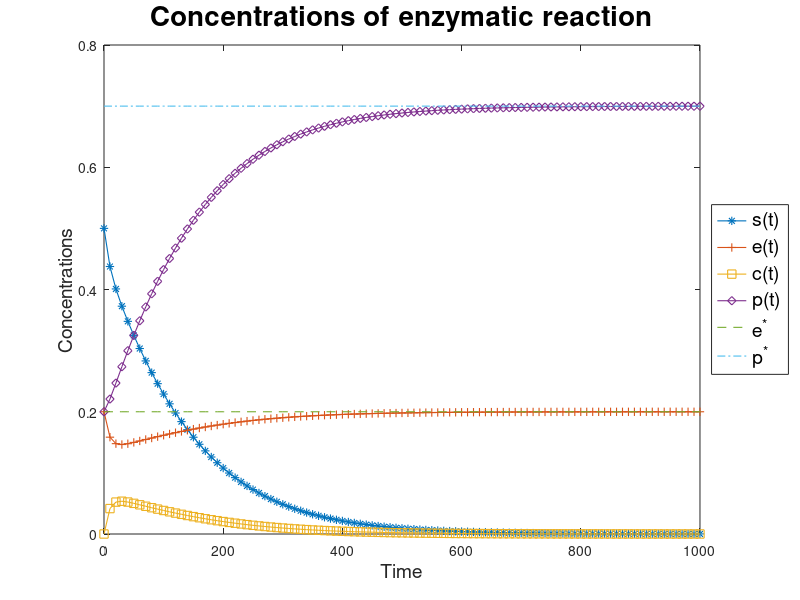
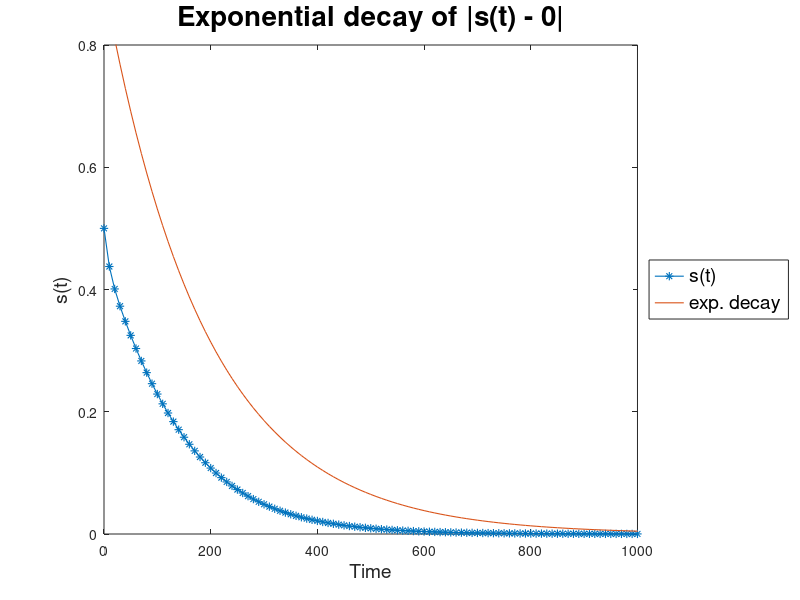
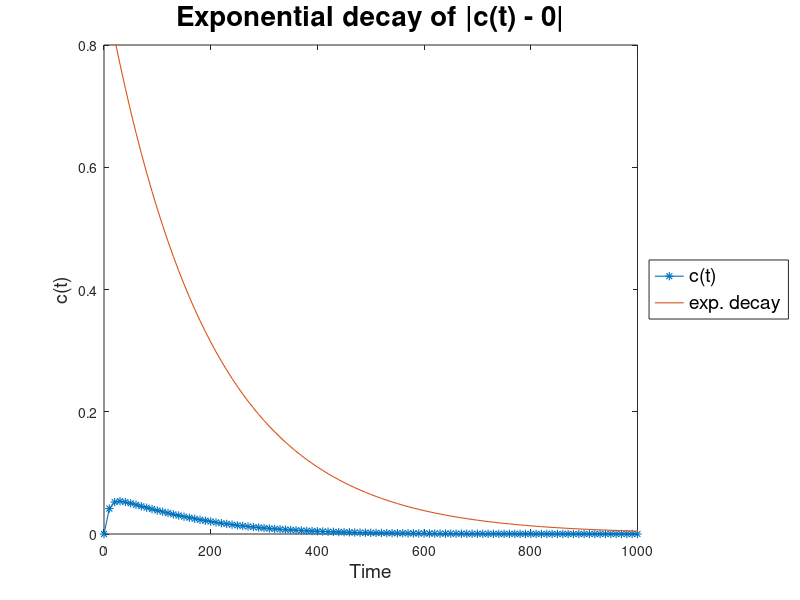
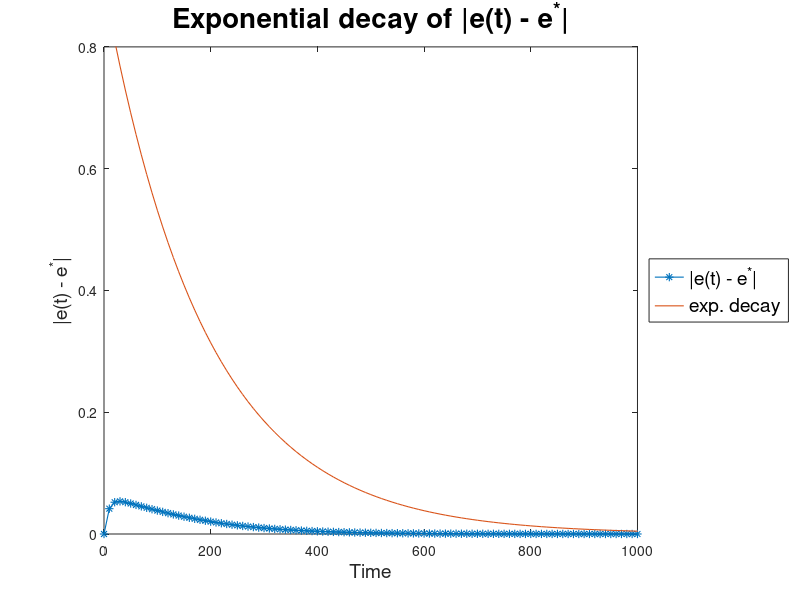

Recreate these plots in MATLAB, in order.
% Step 1: Introduction of Problem Parameters and Initial Conditions

k_01 = 0.15; %0.15;
k_02 = 0.10; %0.10;
k_03 = 0.05; %0.05;

s_0  = 0.5;
e_0  = 0.2;
c_0  = 0.0;
p_0  = 0.2;

% Step 2: Initialization of Time Grid and Solution Components

T    = 10000;
h    = 10;
t    = (0:h:T)';

s    = zeros(length(t),1);
e    = zeros(length(t),1);
c    = zeros(length(t),1);
p    = zeros(length(t),1);

s(1) = s_0;
e(1) = e_0;
c(1) = c_0;
p(1) = p_0;

% Step 3: Explicit Reformulation of Implicit Eulerian Time-Stepping Method

for j = 1:1:(length(t)-1)
   h      = t(j+1) - t(j);
   D      = (1/(h*k_01)) + ((k_02+k_03)/(k_01)) + (e(1)+c(1)-s(j)-c(j)) + h*k_03*(e(1)+c(1));
   F      = -((1/(h*k_01)) + ((k_02+k_03)/(k_01)))*s(j) - (k_02/k_01)*c(j);
   s(j+1) = -F/((D/2) + sqrt((D/2)^2-F));
   c(j+1) = (c(j)+h*k_01*(e(1)+c(1))*s(j+1))/(1+h*k_01*s(j+1)+h*(k_02+k_03));
   e(j+1) = e(1)+c(1)-c(j+1);
   p(j+1) = s(1)+c(1)+p(1)-s(j+1)-c(j+1);
endfor

% Step 4: Calculation of largest eigenvalue of system matrix

lambda = -k_01*k_03*(e_0+c_0)/(k_01*(e_0+c_0)+k_01*(s_0+c_0+p_0)+(k_02+k_03));

% Step 5: Calculation of limit (c/c+s) =: B for t to infinity

A = - ((k_02+k_03-k_01*(e_0+c_0))/(2*k_02)) + sqrt(((k_02+k_03-k_01*(e_0+c_0))/(2*k_02))^2+((k_01*(e_0+c_0))/(k_02)));
B = A/(1+A);

% Step 5.1: alpha of Bersani 2012

alpha_bersani = (k_01/2)*(((k_02+k_03)/k_01)+(e_0+c_0))*(1-sqrt(1-4*k_03*(e_0+c_0)/(k_01*(((k_02+k_03)/k_01)+(e_0+c_0)))));
K_W_bersani   = (k_03-alpha_bersani)/alpha_bersani;

% Step 6: Plotting of Solution Components and Conservation Laws

figure(1)
plot(t,s,'linewidth',0.8,'marker','*','linestyle','-')
hold on
plot(t,e,'linewidth',0.8,'marker','+','linestyle','-')
hold on
plot(t,c,'linewidth',0.8,'marker','square','linestyle','-')
hold on
plot(t,p,'linewidth',0.8,'marker','diamond','linestyle','-')
hold on
plot(t,(e_0+c_0)*ones(length(t),1),'linewidth',0.8,'linestyle','--')
hold on
plot(t,(s_0+c_0+p_0)*ones(length(t),1),'linewidth',0.8,'linestyle','-.')
title('Concentrations of enzymatic reaction','fontsize',20)
legend({'s(t)','e(t)','c(t)','p(t)','e^{*}','p^{*}'},'location','eastoutside','fontsize',14)
xlabel('Time','fontsize',14)
ylabel('Concentrations','fontsize',14)
xlim([0 1000])
ylim([0 0.8])
hold off

##figure(2)
##plot(t,e+c,'linewidth',0.8,'marker','*')
##hold on
##plot(t,s+c+p,'linewidth',0.8,'marker','+')
##title('Conservation laws of enzymatic reaction','fontsize',20)
##legend({'e(t)+c(t)','s(t)+c(t)+p(t)'},'location','eastoutside','fontsize',14)
##xlabel('Time','fontsize',14)
##ylabel('Conservation laws','fontsize',14)
##xlim([0 1000])
##ylim([0 0.8])
##hold off

figure(3)
plot(t,s,'linewidth',0.8,'marker','*','linestyle','-')
hold on
plot(t,1*(s_0+e_0+c_0+p_0).*exp(-abs(lambda).*t),'linewidth',0.8,'linestyle','-')
title('Exponential decay of |s(t) - 0|','fontsize',20)
legend({'s(t)','exp. decay'},'location','eastoutside','fontsize',14)
xlabel('Time','fontsize',14)
ylabel('s(t)','fontsize',14)
xlim([0 1000])
ylim([0 0.8])
hold off

figure(4)
plot(t,c,'linewidth',0.8,'marker','*','linestyle','-')
hold on
plot(t,1*(s_0+e_0+c_0+p_0).*exp(-abs(lambda).*t),'linewidth',0.8,'linestyle','-')
title('Exponential decay of |c(t) - 0|','fontsize',20)
legend({'c(t)','exp. decay'},'location','eastoutside','fontsize',14)
xlabel('Time','fontsize',14)
ylabel('c(t)','fontsize',14)
xlim([0 1000])
ylim([0 0.8])
hold off

figure(5)
plot(t,abs(e-(e_0+c_0)*ones(length(e),1)),'linewidth',0.8,'marker','*','linestyle','-')
hold on
plot(t,1*(s_0+e_0+c_0+p_0).*exp(-abs(lambda).*t),'linewidth',0.8,'linestyle','-')
title('Exponential decay of |e(t) - e^{*}|','fontsize',20)
legend({'|e(t) - e^{*}|','exp. decay'},'location','eastoutside','fontsize',14)
xlabel('Time','fontsize',14)
ylabel('|e(t) - e^{*}|','fontsize',14)
xlim([0 1000])
ylim([0 0.8])
hold off

figure(6)
plot(t,abs(p-(s_0+c_0+p_0)*ones(length(e),1)),'linewidth',0.8,'marker','*','linestyle','-')
hold on
plot(t,1*(s_0+e_0+c_0+p_0).*exp(-abs(lambda).*t),'linewidth',0.8,'linestyle','-')
title('Exponential decay of |p(t) - p^{*}|','fontsize',20)
legend({'|p(t) - p^{*}|','exp. decay'},'location','eastoutside','fontsize',14)
xlabel('Time','fontsize',14)
ylabel('|p(t) - p^{*}|','fontsize',14)
xlim([0 1000])
ylim([0 0.8])
hold off

figure(7)
plot(t,s,'linewidth',0.8,'marker','*','linestyle','-')
hold on
plot(t,1*(s_0+e_0+c_0+p_0).*exp(-abs(lambda).*t),'linewidth',0.8,'linestyle','-')
title('Exponential decay of |s(t) - 0| (Zoom in)','fontsize',20)
legend({'s(t)','exp. decay'},'location','eastoutside','fontsize',14)
xlabel('Time','fontsize',14)
ylabel('s(t)','fontsize',14)
xlim([2000 10000])
ylim([0 5E-08])
hold off

figure(8)
plot(t,c,'linewidth',0.8,'marker','*','linestyle','-')
hold on
plot(t,1*(s_0+e_0+c_0+p_0).*exp(-abs(lambda).*t),'linewidth',0.8,'linestyle','-')
title('Exponential decay of |c(t) - 0| (Zoom in)','fontsize',20)
legend({'c(t)','exp. decay'},'location','eastoutside','fontsize',14)
xlabel('Time','fontsize',14)
ylabel('c(t)','fontsize',14)
xlim([2000 10000])
ylim([0 1E-08])
hold off

figure(9)
plot(t,c./s,'color','blue','linewidth',0.8,'linestyle','-')
hold on
plot(t,A*ones(length(t),1),'color','black','linewidth',0.8,'linestyle','--')
hold off
legend({'c(t)/s(t)','Limit A'},'location','eastoutside','fontsize',14)
title('Convergence of c(t)/s(t) to A','fontsize',20)
xlabel('Time','fontsize',14)
ylabel('c(t)/s(t)','fontsize',14)
hold off

figure(10)
plot(t(2:1:end),(e(2:1:end).*s(2:1:end))./c(2:1:end),'color','blue','linewidth',0.8,'linestyle','-')
hold on
plot(t(2:1:end),((e_0+c_0)/A)*ones(length(t(2:1:end)),1),'color','black','linewidth',0.8,'linestyle','--')
hold off
legend({'(e(t)*s(t))/c(t)','Limit'},'location','eastoutside','fontsize',14)
title('Convergence of (e(t)*s(t))/c(t)','fontsize',20)
xlabel('Time','fontsize',14)
ylabel('(e(t)*s(t))/c(t)','fontsize',14)
hold off
